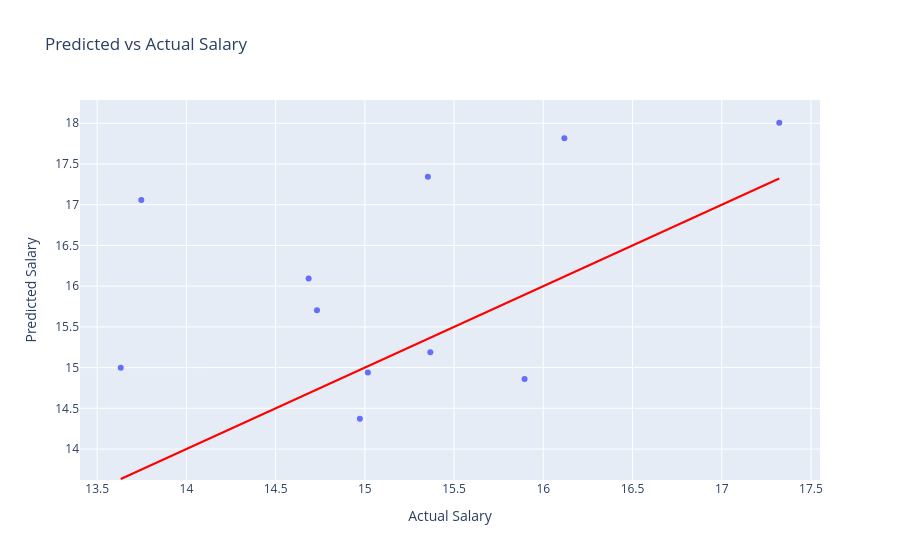
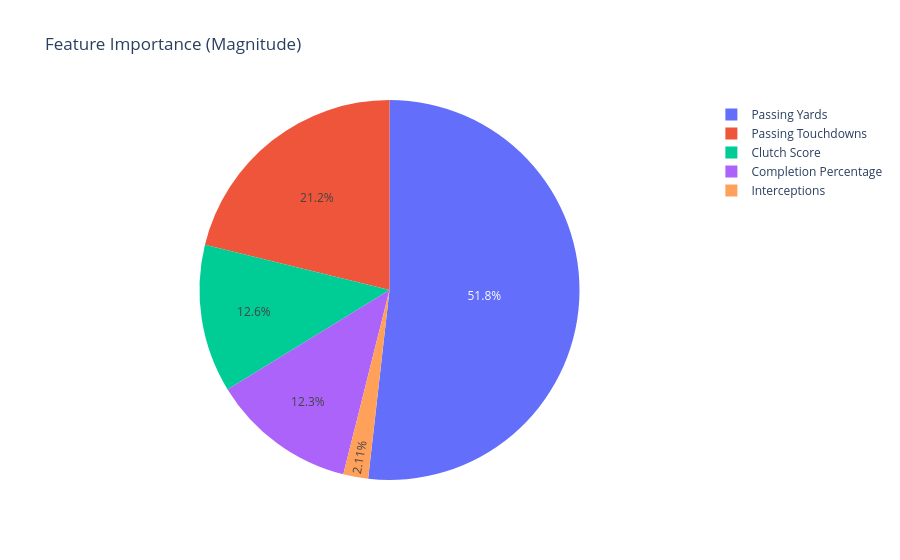

Notebook source saved alongside these figures, in order:
### Markdown cell above
## Data Visualizations

### Code cell
import pandas as pd
import json
import numpy as np
from sklearn.model_selection import train_test_split
from sklearn.linear_model import LinearRegression
from sklearn.preprocessing import StandardScaler
import plotly.express as px


def visual1():
    salaries = pd.read_csv("salaries.csv")
    with open("stats.json") as f:
        stats = json.load(f)
    stats_df = pd.DataFrame.from_dict(stats, orient="index").reset_index()
    stats_df = stats_df.rename(columns={"index": "Player"})
    
    clutch = pd.read_csv("clutch_factor.csv")
    
    qbs = {
        "L.Jackson": "Lamar Jackson",
        "J.Allen": "Josh Allen",
        "J.Burrow": "Joe Burrow",
        "J.Goff": "Jared Goff",
        "J.Daniels": "Jayden Daniels",
        "B.Mayfield": "Baker Mayfield",
        "P.Mahomes": "Patrick Mahomes",
        "M.Stafford": "Matthew Stafford",
        "J.Hurts": "Jalen Hurts",
        "J.Love": "Jordan Love",
        "J.Herbert": "Justin Herbert",
        "G.Smith": "Geno Smith",
        "S.Darnold": "Sam Darnold",
        "B.Purdy": "Brock Purdy",
        "C.Stroud": "C.J. Stroud",
        "B.Young": "Bryce Young",
        "K.Murray": "Kyler Murray",
        "T.Tagovailoa": "Tua Tagovailoa",
        "D.Prescott": "Dak Prescott",
        "B.Nix": "Bo Nix",
        "D.Maye": "Drake Maye",
        "A.Rodgers": "Aaron Rodgers",
        "R.Wilson": "Russell Wilson",
        "D.Carr": "Derek Carr",
        "K.Cousins": "Kirk Cousins",
        "T.Lawrence": "Trevor Lawrence",
        "J.Fields": "Justin Fields",
        "C.Williams": "Caleb Williams",
        "A.O'Connell": "Aidan O'Connell",
        "M.Penix": "Michael Penix Jr.",
        "D.Watson": "Deshaun Watson",
        "T.DeVito": "Tommy DeVito",
        "C.Wentz": "Carson Wentz",
        "D.Thomas-Robinson": "Dorian Thompson-Robinson",
        "S.Thompson": "Skylar Thompson",
        "J.Haener": "Jake Haener",
        "D.Ridder": "Desmond Ridder",
        "T.Lance": "Trey Lance",
        "B.Zappe": "Bailey Zappe",
        "B.Allen": "Brandon Allen",
        "J.Dobbs": "Joshua Dobbs",
        "T.McKee": "Tanner McKee",
        "K.Pickett": "Kenny Pickett",
        "J.Garoppolo": "Jimmy Garoppolo",
        "D.Lock": "Drew Lock",
        "J.Brissett": "Jacoby Brissett",
        "A.Dalton": "Andy Dalton",
        "M.Jones": "Mac Jones",
        "M.Rudolph": "Mason Rudolph",
        "J.Flacco": "Joe Flacco",
        "S.Rattler": "Spencer Rattler",
        "C.Rush": "Cooper Rush",
        "D.Jones": "Daniel Jones",
        "G.Minshew": "Gardner Minshew",
        "A.Richardson": "Anthony Richardson",
        "T.Huntley": "Tyler Huntley",
        "W.Levis": "Will Levis",
        "J.Winston": "Jameis Winston",
        "M.Willis": "Malik Willis"
    }
    
    clutch["Player"] = clutch["Player"].map(qbs)
    clutch = clutch.dropna(subset=["Player"])
    
    qb = stats_df.merge(salaries, on="Player", how="inner").merge(clutch, on="Player", how="left")
    
    X = qb[["Passing Yards", "Passing Touchdowns", "Interceptions", "Completion Percentage", "Clutch Score"]]
    y = np.log(qb["Salary"])
    scaler = StandardScaler()
    X_scaled = scaler.fit_transform(X)
    X_train, X_test, y_train, y_test = train_test_split(X_scaled, y, test_size=0.2, random_state=42)    
    model = LinearRegression()
    model.fit(X_train, y_train)
    y_pred = model.predict(X_test)
    
    fig1 = px.scatter(
        x=y_test,
        y=y_pred,
        labels={"x": "Actual Salary", "y": "Predicted Salary"},
        title="Predicted vs Actual Salary"
    )
    fig1.add_shape(
        type="line",
        x0=y_test.min(),
        y0=y_test.min(),
        x1=y_test.max(),
        y1=y_test.max(),
        line=dict(color="red", width=2)
    )
    fig1.show()
    
    features = X.columns
    coefficients = model.coef_
    importance_abs = np.abs(coefficients)
    
    fig2 = px.pie(
        names=features,
        values=importance_abs,
        title="Feature Importance (Magnitude)"
    )
    fig2.show()
visual1()

### Figure 1 — Plotly figure (JSON) as saved in the notebook; plotly's stock layout.template omitted (floating-point values rounded to 4 significant figures)
{"data": [{"hovertemplate": "Actual Salary=%{x}<br>Predicted Salary=%{y}<extra></extra>", "legendgroup": "", "marker": {"color": "#636efa", "symbol": "circle"}, "mode": "markers", "name": "", "orientation": "v", "showlegend": false, "type": "scatter", "x": [13.63, 17.32, 15.02, 13.75, 15.35, 14.73, 14.97, 15.37, 15.89, 16.12, 14.68], "xaxis": "x", "y": [15.0, 18.01, 14.94, 17.06, 17.34, 15.7, 14.37, 15.19, 14.86, 17.82, 16.09], "yaxis": "y"}], "layout": {"legend": {"tracegroupgap": 0}, "shapes": [{"line": {"color": "red", "width": 2}, "type": "line", "x0": 13.63, "x1": 17.32, "y0": 13.63, "y1": 17.32}], "title": {"text": "Predicted vs Actual Salary"}, "xaxis": {"anchor": "y", "domain": [0, 1], "title": {"text": "Actual Salary"}}, "yaxis": {"anchor": "x", "domain": [0, 1], "title": {"text": "Predicted Salary"}}}}

### Figure 2 — Plotly figure (JSON) as saved in the notebook; plotly's stock layout.template omitted (floating-point values rounded to 4 significant figures)
{"data": [{"domain": {"x": [0, 1], "y": [0, 1]}, "hovertemplate": "label=%{label}<br>value=%{value}<extra></extra>", "labels": ["Passing Yards", "Passing Touchdowns", "Interceptions", "Completion Percentage", "Clutch Score"], "legendgroup": "", "name": "", "showlegend": true, "type": "pie", "values": [0.7923, 0.324, 0.03235, 0.1886, 0.1925]}], "layout": {"legend": {"tracegroupgap": 0}, "title": {"text": "Feature Importance (Magnitude)"}}}
